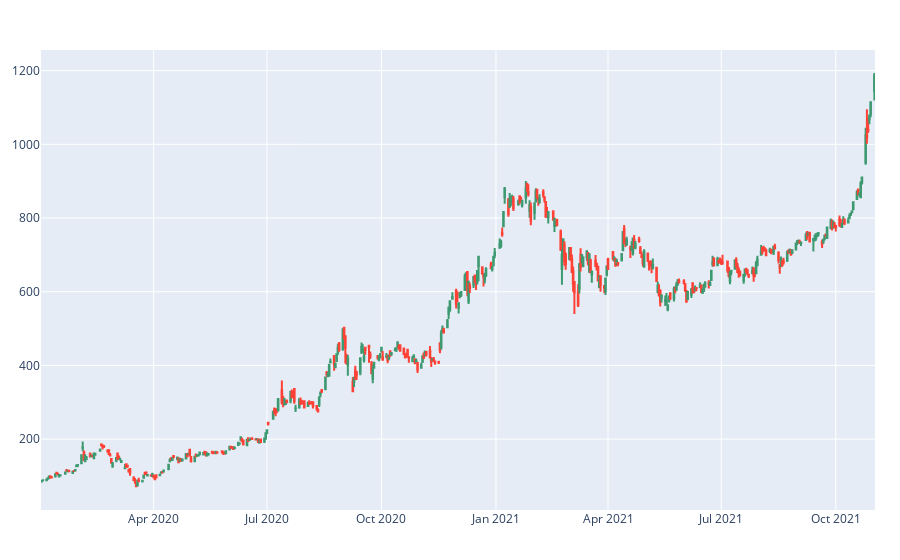

Notebook code cell kept with this figure:
### Code cell
fig_main = go.Figure()
fig_main.add_trace(go.Candlestick(x=t_candles["date"],
                                  open=t_candles["open"],
                                  high=t_candles["high"],
                                  low=t_candles['low'],
                                  close=t_candles['close'],
                                  name="OHLC",
                                  showlegend=False))

fig_main.update(layout_xaxis_rangeslider_visible=False)
fig_main.update_layout(margin = dict(t=50, b=50, l=25, r=25))

fig_main.show()

### Figure 1 — Plotly figure (JSON) as saved in the notebook; plotly's stock layout.template omitted (floating-point values rounded to 4 significant figures; data arrays with more than 128 entries replaced by an {"elided": "..."} marker saying what was removed)
{"data": [{"close": {"elided": "463 float values"}, "high": {"elided": "463 float values"}, "low": {"elided": "463 float values"}, "name": "OHLC", "open": {"elided": "463 float values"}, "showlegend": false, "type": "candlestick", "x": {"elided": "463 str values"}}], "layout": {"margin": {"b": 50, "l": 25, "r": 25, "t": 50}, "xaxis": {"rangeslider": {"visible": false}}}}
